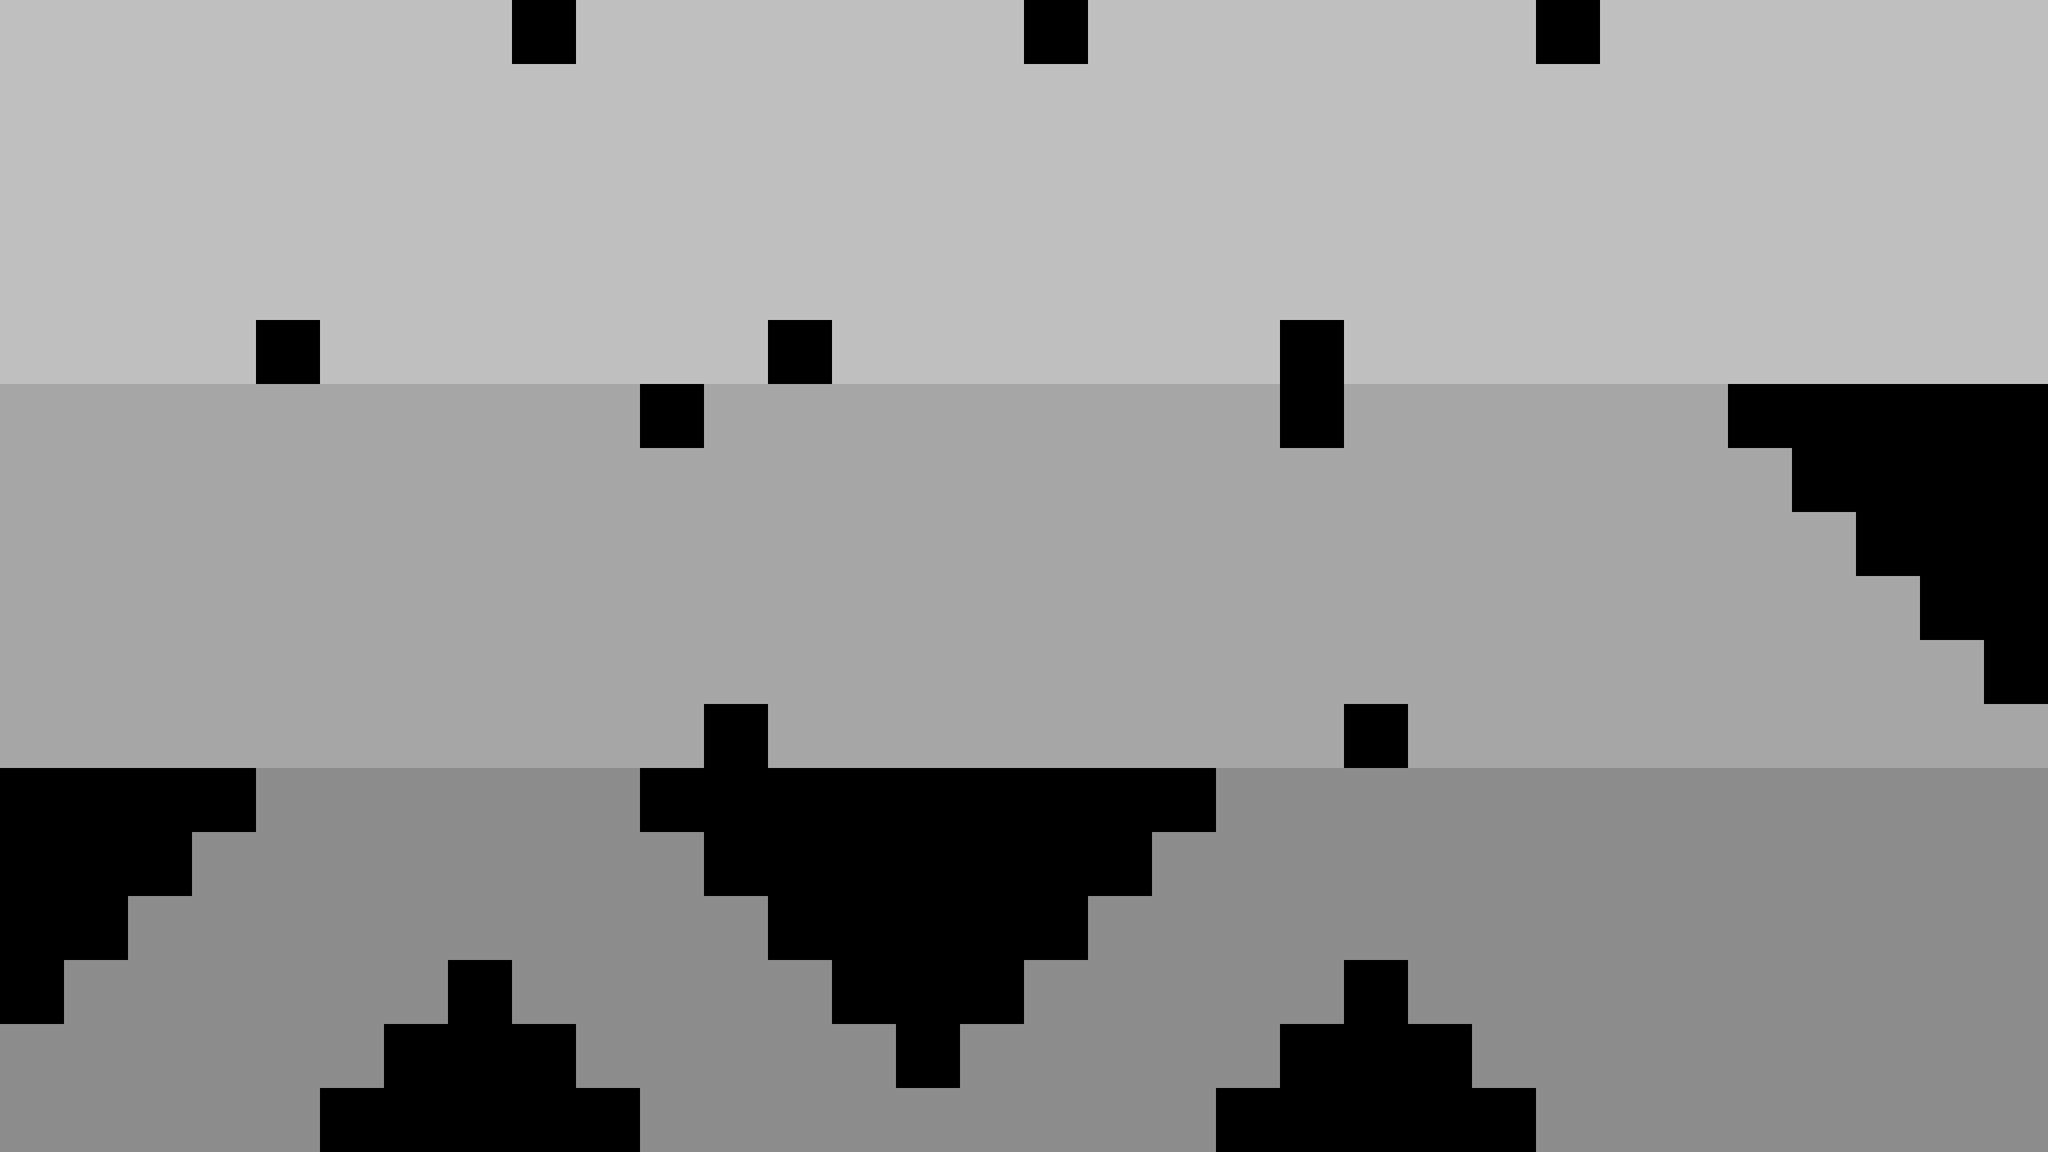

This game map was drawn from its Tiled (.tmx) file and the tilesets committed beside it. A one-line description and the trimmed map source follow:
An orthogonal 32x18 tile map with 80x80 px tiles, 2 tile layers (bg, blocks).

<map version="1.0" orientation="orthogonal" renderorder="right-down" width="32" height="18" tilewidth="80" tileheight="80">
 <tileset firstgid="1" name="blocks" tilewidth="80" tileheight="80">
  <image source="blocks.png" width="320" height="80" />
 </tileset>
 <layer name="bg" width="32" height="18" opacity="0.75">
  <data>[576 cells, 576 non-empty, 3 distinct tile ids]</data>
 </layer>
 <layer name="blocks" width="32" height="18">
  <data>[576 cells, 78 non-empty, 1 distinct tile ids]</data>
 </layer>
</map>